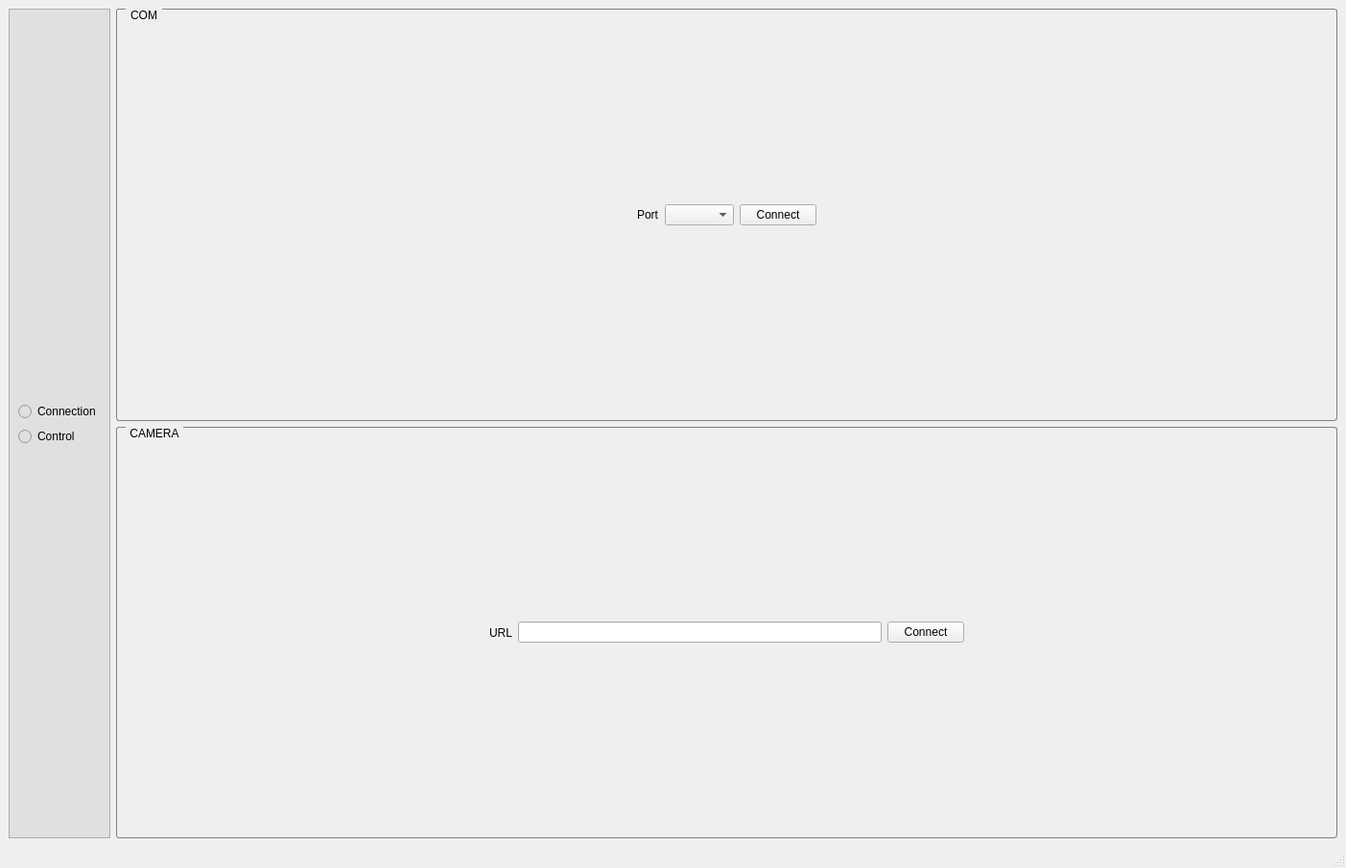
<?xml version="1.0" encoding="UTF-8"?>
<ui version="4.0">
 <class>MainWindow</class>
 <widget class="QMainWindow" name="MainWindow">
  <property name="geometry">
   <rect>
    <x>0</x>
    <y>0</y>
    <width>1403</width>
    <height>905</height>
   </rect>
  </property>
  <property name="windowTitle">
   <string>MainWindow</string>
  </property>
  <property name="styleSheet">
   <string notr="true">QGroupBox {
    border: 1px solid gray;
    border-radius: 3px;
    margin-top: 0.5em;
}

QGroupBox::title {
    subcontrol-origin: margin;
    left: 10px;
    padding: 0 3px 0 3px;
}</string>
  </property>
  <widget class="QWidget" name="centralwidget">
   <layout class="QHBoxLayout" name="horizontalLayout">
    <item>
     <layout class="QFormLayout" name="formLayout">
      <item row="0" column="0">
       <widget class="QFrame" name="frame_2">
        <property name="autoFillBackground">
         <bool>false</bool>
        </property>
        <property name="styleSheet">
         <string notr="true">background-color: #E0E0E0;</string>
        </property>
        <property name="frameShape">
         <enum>QFrame::StyledPanel</enum>
        </property>
        <property name="frameShadow">
         <enum>QFrame::Raised</enum>
        </property>
        <layout class="QFormLayout" name="formLayout_2">
         <item row="0" column="0">
          <layout class="QVBoxLayout" name="verticalLayout">
           <item>
            <spacer name="verticalSpacer">
             <property name="orientation">
              <enum>Qt::Vertical</enum>
             </property>
             <property name="sizeHint" stdset="0">
              <size>
               <width>20</width>
               <height>40</height>
              </size>
             </property>
            </spacer>
           </item>
           <item>
            <widget class="QRadioButton" name="radioBtnConnection">
             <property name="text">
              <string>Connection</string>
             </property>
            </widget>
           </item>
           <item>
            <widget class="QRadioButton" name="radioBtnControl">
             <property name="text">
              <string>Control</string>
             </property>
            </widget>
           </item>
           <item>
            <spacer name="verticalSpacer_2">
             <property name="orientation">
              <enum>Qt::Vertical</enum>
             </property>
             <property name="sizeHint" stdset="0">
              <size>
               <width>20</width>
               <height>40</height>
              </size>
             </property>
            </spacer>
           </item>
          </layout>
         </item>
        </layout>
       </widget>
      </item>
      <item row="0" column="1">
       <widget class="QStackedWidget" name="stackedWidget">
        <property name="styleSheet">
         <string notr="true"/>
        </property>
        <widget class="QWidget" name="page">
         <property name="enabled">
          <bool>true</bool>
         </property>
         <layout class="QVBoxLayout" name="verticalLayout_5">
          <property name="leftMargin">
           <number>0</number>
          </property>
          <property name="topMargin">
           <number>0</number>
          </property>
          <property name="rightMargin">
           <number>0</number>
          </property>
          <property name="bottomMargin">
           <number>0</number>
          </property>
          <item>
           <widget class="QGroupBox" name="groupBox">
            <property name="title">
             <string>COM</string>
            </property>
            <layout class="QHBoxLayout" name="horizontalLayout_3">
             <item>
              <spacer name="horizontalSpacer">
               <property name="orientation">
                <enum>Qt::Horizontal</enum>
               </property>
               <property name="sizeHint" stdset="0">
                <size>
                 <width>40</width>
                 <height>20</height>
                </size>
               </property>
              </spacer>
             </item>
             <item>
              <widget class="QLabel" name="label">
               <property name="text">
                <string>Port</string>
               </property>
              </widget>
             </item>
             <item>
              <widget class="QComboBox" name="comboBoxComPort"/>
             </item>
             <item>
              <widget class="QPushButton" name="pushBtnComConnect">
               <property name="text">
                <string>Connect</string>
               </property>
              </widget>
             </item>
             <item>
              <spacer name="horizontalSpacer_2">
               <property name="orientation">
                <enum>Qt::Horizontal</enum>
               </property>
               <property name="sizeHint" stdset="0">
                <size>
                 <width>40</width>
                 <height>20</height>
                </size>
               </property>
              </spacer>
             </item>
            </layout>
           </widget>
          </item>
          <item>
           <widget class="QGroupBox" name="groupBox_4">
            <property name="title">
             <string>CAMERA</string>
            </property>
            <layout class="QHBoxLayout" name="horizontalLayout_2">
             <item>
              <spacer name="horizontalSpacer_3">
               <property name="orientation">
                <enum>Qt::Horizontal</enum>
               </property>
               <property name="sizeHint" stdset="0">
                <size>
                 <width>40</width>
                 <height>20</height>
                </size>
               </property>
              </spacer>
             </item>
             <item>
              <widget class="QLabel" name="label_2">
               <property name="text">
                <string>URL</string>
               </property>
              </widget>
             </item>
             <item>
              <widget class="QLineEdit" name="lineEditUrlCamera"/>
             </item>
             <item>
              <widget class="QPushButton" name="pushBtnTestCamConnect">
               <property name="text">
                <string>Connect</string>
               </property>
              </widget>
             </item>
             <item>
              <spacer name="horizontalSpacer_4">
               <property name="orientation">
                <enum>Qt::Horizontal</enum>
               </property>
               <property name="sizeHint" stdset="0">
                <size>
                 <width>40</width>
                 <height>20</height>
                </size>
               </property>
              </spacer>
             </item>
            </layout>
           </widget>
          </item>
         </layout>
        </widget>
        <widget class="QWidget" name="page_2">
         <layout class="QGridLayout" name="gridLayout_5">
          <property name="leftMargin">
           <number>0</number>
          </property>
          <property name="topMargin">
           <number>0</number>
          </property>
          <property name="rightMargin">
           <number>0</number>
          </property>
          <property name="bottomMargin">
           <number>0</number>
          </property>
          <item row="2" column="0">
           <widget class="QGroupBox" name="groupBox_5">
            <property name="sizePolicy">
             <sizepolicy hsizetype="Fixed" vsizetype="Fixed">
              <horstretch>0</horstretch>
              <verstretch>0</verstretch>
             </sizepolicy>
            </property>
            <property name="minimumSize">
             <size>
              <width>500</width>
              <height>100</height>
             </size>
            </property>
            <property name="title">
             <string>Modes</string>
            </property>
            <layout class="QGridLayout" name="gridLayout_3">
             <item row="1" column="2">
              <widget class="QRadioButton" name="radioBtnMode2">
               <property name="text">
                <string>2</string>
               </property>
              </widget>
             </item>
             <item row="3" column="3">
              <widget class="QRadioButton" name="radioBtnMode7">
               <property name="text">
                <string>7</string>
               </property>
              </widget>
             </item>
             <item row="3" column="0">
              <widget class="QRadioButton" name="radioBtnMode4">
               <property name="text">
                <string>4</string>
               </property>
              </widget>
             </item>
             <item row="3" column="1">
              <widget class="QRadioButton" name="radioBtnMode5">
               <property name="text">
                <string>5</string>
               </property>
              </widget>
             </item>
             <item row="1" column="0">
              <widget class="QRadioButton" name="radioBtnMode0">
               <property name="text">
                <string>0</string>
               </property>
              </widget>
             </item>
             <item row="3" column="2">
              <widget class="QRadioButton" name="radioBtnMode6">
               <property name="text">
                <string>6</string>
               </property>
              </widget>
             </item>
             <item row="1" column="3">
              <widget class="QRadioButton" name="radioBtnMode3">
               <property name="text">
                <string>3</string>
               </property>
              </widget>
             </item>
             <item row="1" column="1">
              <widget class="QRadioButton" name="radioBtnMode1">
               <property name="text">
                <string>1</string>
               </property>
              </widget>
             </item>
             <item row="1" column="5">
              <widget class="QLabel" name="label_3">
               <property name="text">
                <string>Hold Ctrl + 0,1..</string>
               </property>
              </widget>
             </item>
            </layout>
           </widget>
          </item>
          <item row="0" column="0" colspan="2">
           <widget class="QGroupBox" name="groupBox_3">
            <property name="minimumSize">
             <size>
              <width>0</width>
              <height>400</height>
             </size>
            </property>
            <property name="title">
             <string>Views</string>
            </property>
            <layout class="QHBoxLayout" name="horizontalLayout_4">
             <item>
              <widget class="QFrame" name="frame">
               <property name="sizePolicy">
                <sizepolicy hsizetype="Fixed" vsizetype="Fixed">
                 <horstretch>0</horstretch>
                 <verstretch>0</verstretch>
                </sizepolicy>
               </property>
               <property name="minimumSize">
                <size>
                 <width>579</width>
                 <height>484</height>
                </size>
               </property>
               <property name="frameShape">
                <enum>QFrame::StyledPanel</enum>
               </property>
               <property name="frameShadow">
                <enum>QFrame::Raised</enum>
               </property>
               <layout class="QVBoxLayout" name="verticalLayout_2"/>
              </widget>
             </item>
             <item>
              <layout class="QVBoxLayout" name="verticalLayout_3">
               <item>
                <spacer name="verticalSpacer_3">
                 <property name="orientation">
                  <enum>Qt::Vertical</enum>
                 </property>
                 <property name="sizeHint" stdset="0">
                  <size>
                   <width>20</width>
                   <height>40</height>
                  </size>
                 </property>
                </spacer>
               </item>
               <item>
                <widget class="QPushButton" name="pushBtnNextMap">
                 <property name="sizePolicy">
                  <sizepolicy hsizetype="Fixed" vsizetype="Fixed">
                   <horstretch>0</horstretch>
                   <verstretch>0</verstretch>
                  </sizepolicy>
                 </property>
                 <property name="text">
                  <string>Next Map &gt;&gt;</string>
                 </property>
                </widget>
               </item>
               <item>
                <widget class="QPushButton" name="pushBtnPrevMap">
                 <property name="sizePolicy">
                  <sizepolicy hsizetype="Fixed" vsizetype="Fixed">
                   <horstretch>0</horstretch>
                   <verstretch>0</verstretch>
                  </sizepolicy>
                 </property>
                 <property name="text">
                  <string>&lt;&lt; Prev Map</string>
                 </property>
                </widget>
               </item>
               <item>
                <spacer name="verticalSpacer_4">
                 <property name="orientation">
                  <enum>Qt::Vertical</enum>
                 </property>
                 <property name="sizeHint" stdset="0">
                  <size>
                   <width>20</width>
                   <height>40</height>
                  </size>
                 </property>
                </spacer>
               </item>
              </layout>
             </item>
             <item>
              <widget class="QFrame" name="frame_3">
               <property name="sizePolicy">
                <sizepolicy hsizetype="Maximum" vsizetype="Preferred">
                 <horstretch>0</horstretch>
                 <verstretch>0</verstretch>
                </sizepolicy>
               </property>
               <property name="minimumSize">
                <size>
                 <width>0</width>
                 <height>0</height>
                </size>
               </property>
               <property name="styleSheet">
                <string notr="true"/>
               </property>
               <property name="frameShape">
                <enum>QFrame::StyledPanel</enum>
               </property>
               <property name="frameShadow">
                <enum>QFrame::Raised</enum>
               </property>
               <layout class="QGridLayout" name="gridLayout_4">
                <item row="3" column="0">
                 <widget class="QPushButton" name="pushButton_5">
                  <property name="text">
                   <string>Set target</string>
                  </property>
                 </widget>
                </item>
                <item row="2" column="7">
                 <widget class="QLineEdit" name="lineEditSetThe"/>
                </item>
                <item row="3" column="6">
                 <widget class="QLabel" name="label_10">
                  <property name="text">
                   <string>The</string>
                  </property>
                 </widget>
                </item>
                <item row="3" column="3">
                 <widget class="QLineEdit" name="lineEditSetTargetX"/>
                </item>
                <item row="3" column="1">
                 <widget class="QLabel" name="label_7">
                  <property name="text">
                   <string>X</string>
                  </property>
                 </widget>
                </item>
                <item row="2" column="4">
                 <widget class="QLabel" name="label_6">
                  <property name="text">
                   <string>Y</string>
                  </property>
                 </widget>
                </item>
                <item row="1" column="0">
                 <widget class="QPushButton" name="pushBtnResetPos">
                  <property name="text">
                   <string>Reset</string>
                  </property>
                 </widget>
                </item>
                <item row="2" column="6">
                 <widget class="QLabel" name="label_9">
                  <property name="text">
                   <string>The</string>
                  </property>
                 </widget>
                </item>
                <item row="2" column="0">
                 <widget class="QPushButton" name="pushBtnSetPos">
                  <property name="text">
                   <string>Set Position</string>
                  </property>
                 </widget>
                </item>
                <item row="2" column="5">
                 <widget class="QLineEdit" name="lineEditSetPosY">
                  <property name="sizePolicy">
                   <sizepolicy hsizetype="Fixed" vsizetype="Fixed">
                    <horstretch>0</horstretch>
                    <verstretch>0</verstretch>
                   </sizepolicy>
                  </property>
                 </widget>
                </item>
                <item row="1" column="1">
                 <widget class="QLabel" name="label_11">
                  <property name="text">
                   <string>X</string>
                  </property>
                 </widget>
                </item>
                <item row="2" column="3">
                 <widget class="QLineEdit" name="lineEditSetPosX">
                  <property name="sizePolicy">
                   <sizepolicy hsizetype="Fixed" vsizetype="Fixed">
                    <horstretch>0</horstretch>
                    <verstretch>0</verstretch>
                   </sizepolicy>
                  </property>
                 </widget>
                </item>
                <item row="3" column="5">
                 <widget class="QLineEdit" name="lineEditSetTargetY"/>
                </item>
                <item row="0" column="0">
                 <spacer name="verticalSpacer_5">
                  <property name="orientation">
                   <enum>Qt::Vertical</enum>
                  </property>
                  <property name="sizeHint" stdset="0">
                   <size>
                    <width>20</width>
                    <height>40</height>
                   </size>
                  </property>
                 </spacer>
                </item>
                <item row="2" column="1">
                 <widget class="QLabel" name="label_4">
                  <property name="text">
                   <string>X</string>
                  </property>
                 </widget>
                </item>
                <item row="3" column="7">
                 <widget class="QLineEdit" name="lineEditSetTargetThe"/>
                </item>
                <item row="3" column="4">
                 <widget class="QLabel" name="label_8">
                  <property name="text">
                   <string>Y</string>
                  </property>
                 </widget>
                </item>
                <item row="1" column="3">
                 <widget class="QLineEdit" name="lineEditResetX">
                  <property name="text">
                   <string>0</string>
                  </property>
                 </widget>
                </item>
                <item row="1" column="4">
                 <widget class="QLabel" name="label_12">
                  <property name="text">
                   <string>Y</string>
                  </property>
                 </widget>
                </item>
                <item row="1" column="5">
                 <widget class="QLineEdit" name="lineEditResetY">
                  <property name="text">
                   <string>0</string>
                  </property>
                 </widget>
                </item>
                <item row="1" column="6">
                 <widget class="QLabel" name="label_13">
                  <property name="text">
                   <string>The</string>
                  </property>
                 </widget>
                </item>
                <item row="1" column="7">
                 <widget class="QLineEdit" name="lineEditResetThe">
                  <property name="text">
                   <string>0</string>
                  </property>
                 </widget>
                </item>
               </layout>
              </widget>
             </item>
            </layout>
           </widget>
          </item>
          <item row="2" column="1">
           <widget class="QGroupBox" name="groupBox_6">
            <property name="sizePolicy">
             <sizepolicy hsizetype="Preferred" vsizetype="Preferred">
              <horstretch>0</horstretch>
              <verstretch>0</verstretch>
             </sizepolicy>
            </property>
            <property name="title">
             <string>Display</string>
            </property>
            <layout class="QGridLayout" name="gridLayout_2">
             <item row="0" column="0">
              <spacer name="horizontalSpacer_5">
               <property name="orientation">
                <enum>Qt::Horizontal</enum>
               </property>
               <property name="sizeHint" stdset="0">
                <size>
                 <width>40</width>
                 <height>20</height>
                </size>
               </property>
              </spacer>
             </item>
             <item row="1" column="1">
              <widget class="QSpinBox" name="spinBoxLcd">
               <property name="minimum">
                <number>1</number>
               </property>
               <property name="maximum">
                <number>4</number>
               </property>
              </widget>
             </item>
             <item row="0" column="1">
              <widget class="QPushButton" name="pushBtnLcd">
               <property name="sizePolicy">
                <sizepolicy hsizetype="Fixed" vsizetype="Fixed">
                 <horstretch>0</horstretch>
                 <verstretch>0</verstretch>
                </sizepolicy>
               </property>
               <property name="minimumSize">
                <size>
                 <width>150</width>
                 <height>0</height>
                </size>
               </property>
               <property name="text">
                <string>LCD</string>
               </property>
              </widget>
             </item>
             <item row="0" column="2">
              <spacer name="horizontalSpacer_9">
               <property name="orientation">
                <enum>Qt::Horizontal</enum>
               </property>
               <property name="sizeHint" stdset="0">
                <size>
                 <width>40</width>
                 <height>20</height>
                </size>
               </property>
              </spacer>
             </item>
            </layout>
           </widget>
          </item>
          <item row="3" column="0" colspan="2">
           <widget class="QGroupBox" name="groupBox_2">
            <property name="sizePolicy">
             <sizepolicy hsizetype="Preferred" vsizetype="Fixed">
              <horstretch>0</horstretch>
              <verstretch>0</verstretch>
             </sizepolicy>
            </property>
            <property name="minimumSize">
             <size>
              <width>0</width>
              <height>200</height>
             </size>
            </property>
            <property name="title">
             <string>Motor controls</string>
            </property>
            <layout class="QHBoxLayout" name="horizontalLayout_6">
             <item>
              <layout class="QGridLayout" name="gridLayout">
               <item row="1" column="2">
                <widget class="QSpinBox" name="spinBoxSpeed">
                 <property name="minimumSize">
                  <size>
                   <width>100</width>
                   <height>0</height>
                  </size>
                 </property>
                 <property name="maximum">
                  <number>100</number>
                 </property>
                </widget>
               </item>
               <item row="1" column="1">
                <widget class="QLabel" name="label_5">
                 <property name="text">
                  <string>Set speed (%)</string>
                 </property>
                </widget>
               </item>
               <item row="2" column="4">
                <widget class="QPushButton" name="pushBtnContractFoot">
                 <property name="sizePolicy">
                  <sizepolicy hsizetype="Fixed" vsizetype="Fixed">
                   <horstretch>0</horstretch>
                   <verstretch>0</verstretch>
                  </sizepolicy>
                 </property>
                 <property name="minimumSize">
                  <size>
                   <width>100</width>
                   <height>0</height>
                  </size>
                 </property>
                 <property name="text">
                  <string>Contract (A)</string>
                 </property>
                </widget>
               </item>
               <item row="1" column="10">
                <spacer name="horizontalSpacer_6">
                 <property name="orientation">
                  <enum>Qt::Horizontal</enum>
                 </property>
                 <property name="sizeHint" stdset="0">
                  <size>
                   <width>40</width>
                   <height>20</height>
                  </size>
                 </property>
                </spacer>
               </item>
               <item row="1" column="4">
                <widget class="QPushButton" name="pushBtnExtendFoot">
                 <property name="sizePolicy">
                  <sizepolicy hsizetype="Fixed" vsizetype="Fixed">
                   <horstretch>0</horstretch>
                   <verstretch>0</verstretch>
                  </sizepolicy>
                 </property>
                 <property name="minimumSize">
                  <size>
                   <width>100</width>
                   <height>0</height>
                  </size>
                 </property>
                 <property name="text">
                  <string>Extend (Q)</string>
                 </property>
                </widget>
               </item>
               <item row="1" column="5" rowspan="2">
                <widget class="QSlider" name="verticalSlider">
                 <property name="sizePolicy">
                  <sizepolicy hsizetype="Fixed" vsizetype="Minimum">
                   <horstretch>0</horstretch>
                   <verstretch>0</verstretch>
                  </sizepolicy>
                 </property>
                 <property name="minimumSize">
                  <size>
                   <width>0</width>
                   <height>50</height>
                  </size>
                 </property>
                 <property name="maximum">
                  <number>100</number>
                 </property>
                 <property name="orientation">
                  <enum>Qt::Vertical</enum>
                 </property>
                </widget>
               </item>
               <item row="2" column="8">
                <widget class="QPushButton" name="pushBtnSetArm">
                 <property name="text">
                  <string>Set (D)</string>
                 </property>
                </widget>
               </item>
               <item row="2" column="2">
                <widget class="QPushButton" name="pushBtnSetSpeed">
                 <property name="text">
                  <string>SET</string>
                 </property>
                </widget>
               </item>
               <item row="0" column="4">
                <widget class="QPushButton" name="pushBtnResetFoot">
                 <property name="text">
                  <string>Reset</string>
                 </property>
                </widget>
               </item>
               <item row="0" column="12">
                <widget class="QPushButton" name="pushBtnMoveForward">
                 <property name="sizePolicy">
                  <sizepolicy hsizetype="Fixed" vsizetype="Fixed">
                   <horstretch>0</horstretch>
                   <verstretch>0</verstretch>
                  </sizepolicy>
                 </property>
                 <property name="minimumSize">
                  <size>
                   <width>100</width>
                   <height>0</height>
                  </size>
                 </property>
                 <property name="text">
                  <string>Forward</string>
                 </property>
                </widget>
               </item>
               <item row="1" column="11">
                <widget class="QPushButton" name="pushBtnRotateLeft">
                 <property name="sizePolicy">
                  <sizepolicy hsizetype="Fixed" vsizetype="Fixed">
                   <horstretch>0</horstretch>
                   <verstretch>0</verstretch>
                  </sizepolicy>
                 </property>
                 <property name="minimumSize">
                  <size>
                   <width>100</width>
                   <height>0</height>
                  </size>
                 </property>
                 <property name="text">
                  <string>Left</string>
                 </property>
                </widget>
               </item>
               <item row="1" column="13">
                <widget class="QPushButton" name="pushBtnRotateRight">
                 <property name="sizePolicy">
                  <sizepolicy hsizetype="Fixed" vsizetype="Fixed">
                   <horstretch>0</horstretch>
                   <verstretch>0</verstretch>
                  </sizepolicy>
                 </property>
                 <property name="minimumSize">
                  <size>
                   <width>100</width>
                   <height>0</height>
                  </size>
                 </property>
                 <property name="text">
                  <string>Right</string>
                 </property>
                </widget>
               </item>
               <item row="1" column="12">
                <widget class="QPushButton" name="pushBtnMoveBackward">
                 <property name="text">
                  <string>Backward</string>
                 </property>
                </widget>
               </item>
               <item row="1" column="8">
                <widget class="QSpinBox" name="spinBoxArmCount"/>
               </item>
               <item row="0" column="8">
                <widget class="QSpinBox" name="spinBoxArmDistance">
                 <property name="autoFillBackground">
                  <bool>false</bool>
                 </property>
                 <property name="styleSheet">
                  <string notr="true">background-color: rgb(170, 170, 127);</string>
                 </property>
                </widget>
               </item>
               <item row="0" column="3">
                <widget class="QLabel" name="label_14">
                 <property name="text">
                  <string>Foot</string>
                 </property>
                 <property name="alignment">
                  <set>Qt::AlignRight|Qt::AlignTrailing|Qt::AlignVCenter</set>
                 </property>
                </widget>
               </item>
               <item row="0" column="6">
                <widget class="QLabel" name="label_15">
                 <property name="text">
                  <string>Arm</string>
                 </property>
                 <property name="alignment">
                  <set>Qt::AlignRight|Qt::AlignTrailing|Qt::AlignVCenter</set>
                 </property>
                </widget>
               </item>
               <item row="2" column="6">
                <spacer name="horizontalSpacer_7">
                 <property name="orientation">
                  <enum>Qt::Horizontal</enum>
                 </property>
                 <property name="sizeHint" stdset="0">
                  <size>
                   <width>40</width>
                   <height>20</height>
                  </size>
                 </property>
                </spacer>
               </item>
               <item row="2" column="3">
                <spacer name="horizontalSpacer_8">
                 <property name="orientation">
                  <enum>Qt::Horizontal</enum>
                 </property>
                 <property name="sizeHint" stdset="0">
                  <size>
                   <width>40</width>
                   <height>20</height>
                  </size>
                 </property>
                </spacer>
               </item>
              </layout>
             </item>
            </layout>
           </widget>
          </item>
         </layout>
        </widget>
       </widget>
      </item>
     </layout>
    </item>
   </layout>
  </widget>
  <widget class="QStatusBar" name="statusbar"/>
  <widget class="QMenuBar" name="menubar">
   <property name="geometry">
    <rect>
     <x>0</x>
     <y>0</y>
     <width>1403</width>
     <height>26</height>
    </rect>
   </property>
  </widget>
 </widget>
 <resources/>
 <connections/>
</ui>
